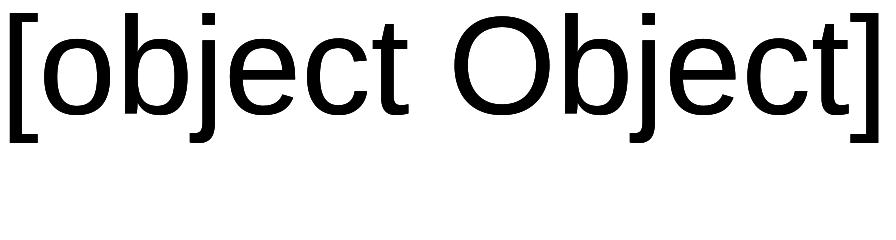

This figure's Vega-Lite source:
### Vega specification from a JSON file in a GitHub repository (floating-point values rounded to 4 significant figures)
{"width": 10, "height": 10, "data": [{"name": "other", "values": [{"k": 1, "v": "one"}]}, {"name": "density", "values": [{"a": 0, "b": 10, "g": "y", "t": 0, "arr": [0, 1], "txt": "w0 v", "x": 0, "y": 0}, {"a": 1, "b": 9, "g": "x", "t": 86400000, "arr": [1, 2], "txt": "w1 v", "x": 3, "y": 5}, {"a": 2, "b": 8, "g": "y", "t": 172800000, "arr": [2, 3], "txt": "w2 v", "x": 6, "y": 10}, {"a": 3, "b": 7, "g": "x", "t": 259200000, "arr": [3, 4], "txt": "w3 v", "x": 9, "y": 15}, {"a": 4, "b": 6, "g": "y", "t": 345600000, "arr": [4, 5], "txt": "w4 v", "x": 12, "y": 20}, {"a": 5, "b": 5, "g": "x", "t": 432000000, "arr": [5, 6], "txt": "w5 v", "x": 15, "y": 25}], "transform": [{"type": "crossfilter", "fields": ["a", "b"], "query": [[1, 4], [0, 10]], "signal": "S"}, {"type": "density", "distribution": {"function": "kde", "field": "a"}, "steps": 2, "extent": [0, 1]}]}], "projections": [{"name": "p", "type": "identity"}], "marks": [{"type": "text", "from": {"data": "density"}, "encode": {"enter": {"text": {"signal": "'' + datum"}}}}]}
